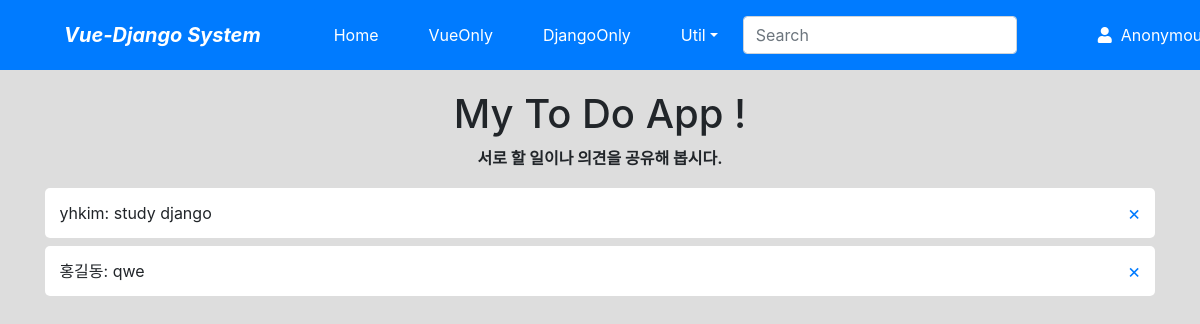
/todo/list/, run on the app's committed database.
### to_do/models.py (models this page shows, shortened)
class Todo(models.Model):
    name = models.CharField("NAME", max_length=5, blank=True)
    todo = models.CharField("TODO", max_length=50, blank=False)

### to_do/views.py (the view)
# urls.py: path("list/", views.ToDoLV.as_view(), name="list"),
class ToDoLV(ListView):
    model = Todo
    template_name = "todo/todo_list.html"

### to_do/templates/todo/todo_list.html (shortened to what this page needs)
{% extends "base.html" %} {% block title %}todo_list.html{% endblock title %}  {% block content %}
<div>
    <h1>My To Do App !</h1>
    <strong>서로 할 일이나 의견을 공유해 봅시다.</strong>
    <br />
    <ul class="todoList">
        {% for todo in object_list %}
        <li>
            <span>{{ todo.name }}: {{ todo.todo }}</span>
            <span class="removeBtn">
                <a href="{% url 'todo:delete' todo.id %}">&#x00D7;</a>
            </span>
        </li>
        {% endfor %}
    </ul>
</div>
{% endblock content %}

### to_do/templates/todo/todo_list.html (style rules this page uses)
body { text-align: center; background-color: #ddd; }
.todoList { list-style: none; padding: 10px 0; text-align: left; }
.todoList li { display: flex; height: 50px; line-height: 50px; margin: 0.5rem 0; padding: 0 0.9rem; background: white; border-radius: 5px; }
.removeBtn { margin-left: auto; font-size: 20px; cursor: pointer; }

### data on the page
Todo: name "yhkim", todo "study django"
Todo: name "홍길동", todo "qwe"
